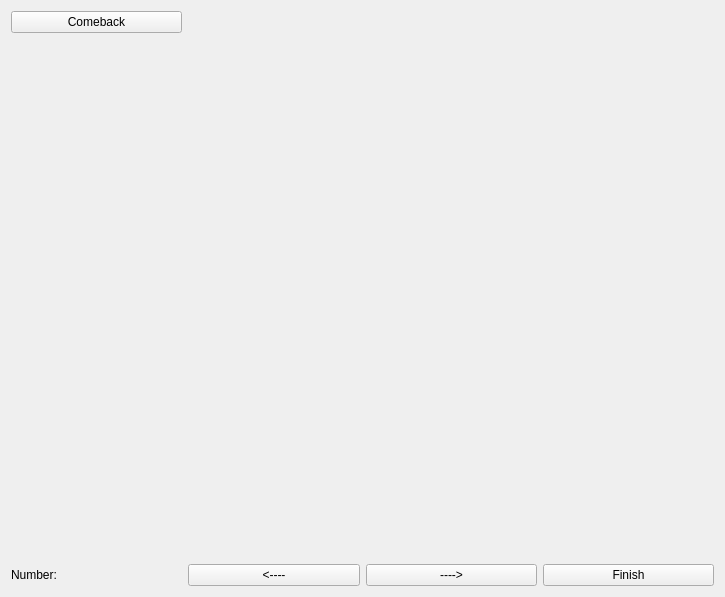
<?xml version="1.0" encoding="UTF-8"?>
<ui version="4.0">
 <class>PassingTestWindow</class>
 <widget class="QWidget" name="PassingTestWindow">
  <property name="geometry">
   <rect>
    <x>0</x>
    <y>0</y>
    <width>725</width>
    <height>597</height>
   </rect>
  </property>
  <property name="windowTitle">
   <string>Form</string>
  </property>
  <layout class="QGridLayout" name="gridLayout">
   <item row="0" column="0">
    <widget class="QPushButton" name="comebackButton">
     <property name="text">
      <string>Comeback</string>
     </property>
    </widget>
   </item>
   <item row="0" column="3">
    <widget class="QLabel" name="timeLabel">
     <property name="styleSheet">
      <string notr="true">font: 700 22pt &quot;Segoe UI&quot;;</string>
     </property>
     <property name="text">
      <string/>
     </property>
    </widget>
   </item>
   <item row="1" column="0" colspan="4">
    <widget class="TaskViewWidget" name="taskViewWidget" native="true">
     <property name="sizePolicy">
      <sizepolicy hsizetype="Expanding" vsizetype="Preferred">
       <horstretch>0</horstretch>
       <verstretch>0</verstretch>
      </sizepolicy>
     </property>
    </widget>
   </item>
   <item row="2" column="0">
    <widget class="QLabel" name="numberLabel">
     <property name="text">
      <string>Number:</string>
     </property>
    </widget>
   </item>
   <item row="2" column="1">
    <widget class="QPushButton" name="prevButton">
     <property name="styleSheet">
      <string notr="true">font: 700 9pt &quot;Segoe UI&quot;;</string>
     </property>
     <property name="text">
      <string>&lt;----</string>
     </property>
    </widget>
   </item>
   <item row="2" column="2">
    <widget class="QPushButton" name="nextButton">
     <property name="styleSheet">
      <string notr="true">font: 700 9pt &quot;Segoe UI&quot;;</string>
     </property>
     <property name="text">
      <string>----&gt;</string>
     </property>
    </widget>
   </item>
   <item row="2" column="3">
    <widget class="QPushButton" name="finishButton">
     <property name="text">
      <string>Finish</string>
     </property>
    </widget>
   </item>
  </layout>
 </widget>
 <customwidgets>
  <customwidget>
   <class>TaskViewWidget</class>
   <extends>QWidget</extends>
   <header>Task/TaskViewWidget.h</header>
   <container>1</container>
  </customwidget>
 </customwidgets>
 <resources/>
 <connections/>
</ui>
